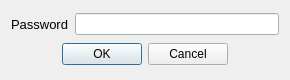
<?xml version="1.0" encoding="UTF-8"?>
<ui version="4.0">
 <class>Password</class>
 <widget class="QDialog" name="Password">
  <property name="windowModality">
   <enum>Qt::ApplicationModal</enum>
  </property>
  <property name="geometry">
   <rect>
    <x>0</x>
    <y>0</y>
    <width>290</width>
    <height>80</height>
   </rect>
  </property>
  <property name="sizePolicy">
   <sizepolicy hsizetype="Fixed" vsizetype="Fixed">
    <horstretch>0</horstretch>
    <verstretch>0</verstretch>
   </sizepolicy>
  </property>
  <property name="windowTitle">
   <string>Password</string>
  </property>
  <layout class="QGridLayout" name="gridLayout">
   <item row="0" column="0">
    <layout class="QHBoxLayout" name="horizontalLayout">
     <item>
      <widget class="QLabel" name="label">
       <property name="font">
        <font>
         <pointsize>10</pointsize>
        </font>
       </property>
       <property name="text">
        <string>Password</string>
       </property>
      </widget>
     </item>
     <item>
      <widget class="QLineEdit" name="lineEdit">
       <property name="inputMethodHints">
        <set>Qt::ImhHiddenText</set>
       </property>
      </widget>
     </item>
    </layout>
   </item>
   <item row="1" column="0">
    <widget class="QDialogButtonBox" name="buttonBox">
     <property name="orientation">
      <enum>Qt::Horizontal</enum>
     </property>
     <property name="standardButtons">
      <set>QDialogButtonBox::Cancel|QDialogButtonBox::Ok</set>
     </property>
     <property name="centerButtons">
      <bool>true</bool>
     </property>
    </widget>
   </item>
  </layout>
 </widget>
 <resources/>
 <connections>
  <connection>
   <sender>buttonBox</sender>
   <signal>accepted()</signal>
   <receiver>Password</receiver>
   <slot>accept()</slot>
   <hints>
    <hint type="sourcelabel">
     <x>248</x>
     <y>254</y>
    </hint>
    <hint type="destinationlabel">
     <x>157</x>
     <y>274</y>
    </hint>
   </hints>
  </connection>
  <connection>
   <sender>buttonBox</sender>
   <signal>rejected()</signal>
   <receiver>Password</receiver>
   <slot>reject()</slot>
   <hints>
    <hint type="sourcelabel">
     <x>316</x>
     <y>260</y>
    </hint>
    <hint type="destinationlabel">
     <x>286</x>
     <y>274</y>
    </hint>
   </hints>
  </connection>
 </connections>
</ui>
